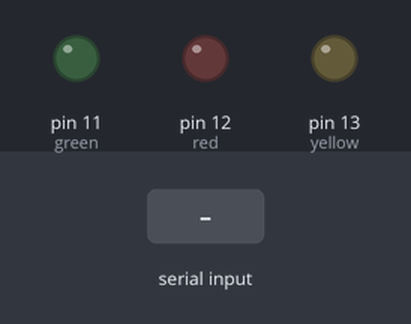
This sketch was run on a simulated Arduino Uno, built with avr-gcc and run on an emulated ATmega328P. On the bench: output pins drawn as LEDs (lit = HIGH). The test bench sets the inputs (shaded band).

Above: at 1.2 s.
1.3 s: "1\n" received over Serial
At 2.4 s:
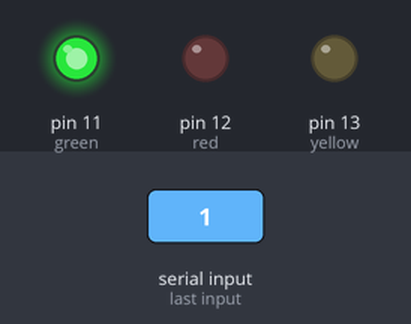
2.8 s: "3\n" received over Serial
At 3.6 s:
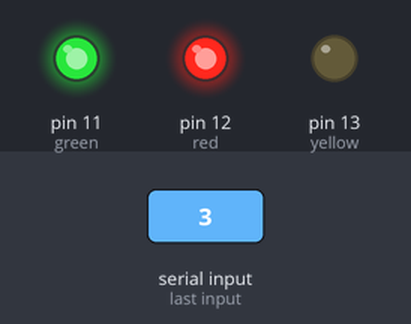
4.3 s: "2\n" received over Serial
At 4.7 s:
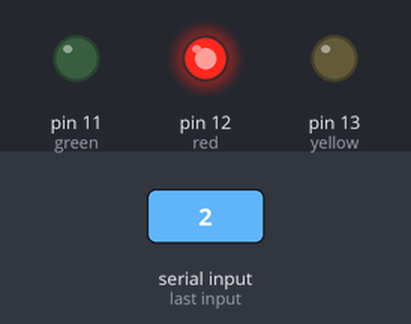
5.8 s: "5\n" received over Serial
At 7.0 s:
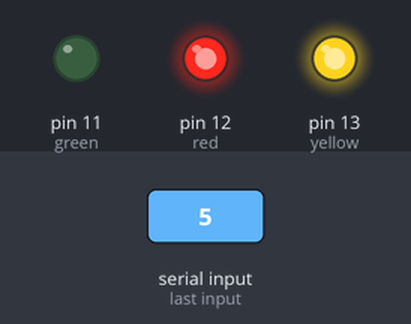
7.3 s: "4\n" received over Serial
At 8.2 s:
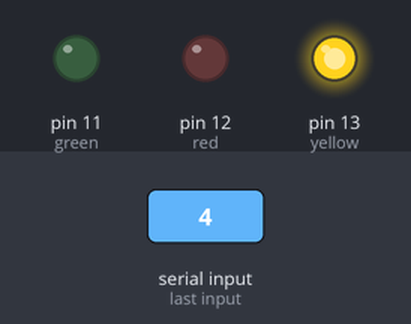
8.8 s: "1\n" received over Serial
At 9.3 s:
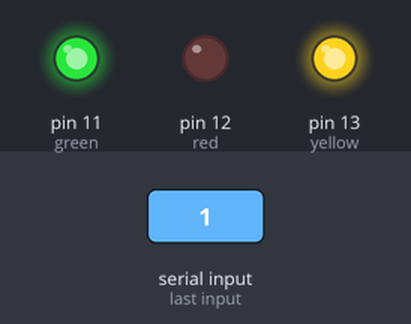
Timing chart, 0 to 11.3 s (numbered marks = the images above; inputs shaded):
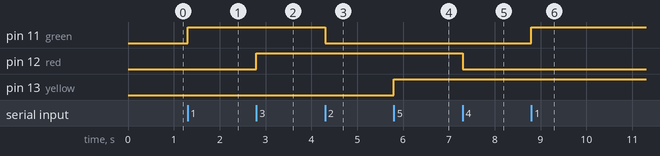

Measured:
- after the input at 1.3 s, pin 11 (green): LOW → HIGH at once
- after the input at 2.8 s, pin 12 (red): LOW → HIGH at once
- after the input at 4.3 s, pin 11 (green): HIGH → LOW at once
- after the input at 5.8 s, pin 13 (yellow): LOW → HIGH at once
- after the input at 7.3 s, pin 12 (red): HIGH → LOW at once
- after the input at 8.8 s, pin 11 (green): LOW → HIGH at once

The sketch:

arduino-laboratorio-1.ino
```cpp
// Definición de los pines de los LEDs
int green = 11;
int red = 12;
int yellow = 13;

// Variables para almacenar el estado de los LEDs
bool greenState = false;
bool redState = false;
bool yellowState = false;

void setup() {
  pinMode(green, OUTPUT);
  pinMode(red, OUTPUT);
  pinMode(yellow, OUTPUT);

  // Inicializa la comunicación serial
  Serial.begin(9600);
}

void loop() {
  // Verifica si hay datos disponibles en el monitor serial
  if (Serial.available() > 0) {
    int command = Serial.parseInt(); // Lee el comando enviado

    // Control del LED verde
    if (command == 1) {
      greenState = !greenState;  // Cambia el estado del LED verde
      digitalWrite(green, greenState ? HIGH : LOW); // Aplica el nuevo estado
    } else if (command == 2) {
      greenState = !greenState;  // Cambia el estado del LED verde
      digitalWrite(green, greenState ? HIGH : LOW); // Aplica el nuevo estado
    }

    // Control del LED rojo
    if (command == 3) {
      redState = !redState;  // Cambia el estado del LED rojo
      digitalWrite(red, redState ? HIGH : LOW); // Aplica el nuevo estado
    } else if (command == 4) {
      redState = !redState;  // Cambia el estado del LED rojo
      digitalWrite(red, redState ? HIGH : LOW); // Aplica el nuevo estado
    }

    // Control del LED amarillo
    if (command == 5) {
      yellowState = !yellowState;  // Cambia el estado del LED amarillo
      digitalWrite(yellow, yellowState ? HIGH : LOW); // Aplica el nuevo estado
    } else if (command == 6) {
      yellowState = !yellowState;  // Cambia el estado del LED amarillo
      digitalWrite(yellow, yellowState ? HIGH : LOW); // Aplica el nuevo estado
    }
  }
}
```
